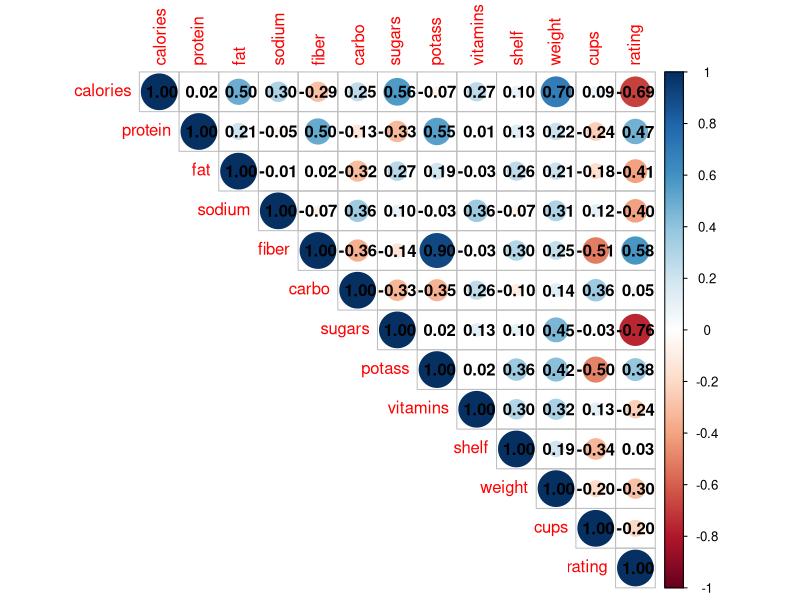

Reproduce this figure in R.
################################
################################

# FINAL RECAP SHEET
# DATA SET: Nutrition data on cereal products
# 
# by Chan Le, 16.06.2020 edited by HZ 26.06.23
# remember: there is usually more than one way to write code, depending on if you attached the data or not for example, if your code looks slightly different but you get the same result you are doing fine"
# Link to data set description:
# https://www.kaggle.com/crawford/80-cereals

################################
################################

#---------------------------------------------------------------------------####
# Load the data
#---------------------------------------------------------------------------####

# Run these lines to load necessary packages and data

  # set your working directory for this session and 
  # Load the data 

  cereal <- read.csv("cereal_format.csv", sep = ",") 
  
  # Coerce some variables to the right data format
  cereal$rating <- as.numeric(cereal$rating)
  cereal$fiber <- as.numeric(cereal$fiber)
  cereal$carbo <- as.numeric(cereal$carbo)
  cereal$shelf <- as.factor(cereal$shelf)


#---------------------------------------------------------------------------####
# Overview, descriptive Statistics, and basic plots
#---------------------------------------------------------------------------####

# Take a look at the whole data set


# Call the first 5 rows in the data set


# Look at the structure of the data set


# Look at the summary of the data set


# Plot a histogram of the sodium amount in all cereal brands


# Plot a box plot of the sugar amount in all cereal brands


# if you used attached you do not need "cereal$" same is true for "data = cereal" throughout this script
# alternative code:

  
# Plot 2 box plots of potassium and sodium amount in one plot


# Plot box plots of sugars amount among different manufacturers


# Plot a scatter plot of sugars and ratings for all cereal brands


#---------------------------------------------------------------------------####
# Chi-Squared test
#---------------------------------------------------------------------------####

# Whether cereal brand from a specific manufacturer would affect its placing on
# the shelf

# Print out contingency table

# Conduct chi-squared test

  

# Can you draw a conclusion?

# exclude manufacturer A and R and perform chisq.test on reduced data (more complex commands from your cheat sheet!)

#---------------------------------------------------------------------------####
# Correlation Matrix - Visualization
#---------------------------------------------------------------------------####

# This time we are working with the object cerealNutri. It should only contain the 
# nutrient contents of the cereal brands and their ratings.
#try to create this dataframe based on the object "cereal"
#backup plan, load new data

#create subset without "name, mfr, type"
#multiple ways of doing this

  
# Or  load the data if you did not succeed
cerealNutri <- read.csv("cereal_num.csv", sep = ",") 


# We have a lot of continuous variables in the data. It's worthwhile to have a 
# look at the correlation matrix to see the relationships among them.


# here you can try and visualize a correlation matrix for a better overview.
# You can install the package corrplot using the following command (need only
# once, delete the hashtag before install.packages)
  
install.packages("corrplot")
corrplot::corrplot(cor(cerealNutri), addCoef.col = "black", type = "upper")

# Some correlations are pretty strong. Let's confirm them with a correlation test.
# Correlation test between the sugar portion and the rating:

# Correlation test between the fiber portion and the rating:


# Do you meet the preconditions for the tests?


# transform fiber or use a different method


# Spearman correlation


# Can you draw a conclusion?

#---------------------------------------------------------------------------####
# ANOVA & Post-Hoc
#---------------------------------------------------------------------------####

# New data set "growth" Crawley (2007) The R book.Imperial College London at Silwood Park, UK
# A factorial experiment has two or more factors, each with two or more levels, 
# plus replication for each combination of factors levels. 
# Our example comes from a farm-scale trial of animal diets. 
# There are two factors: diet and supplement. 
# Diet is a factor with three levels: barley, oats and wheat. 
# Supplement is a factor with four levels: agrimore, control, supergain and supersupp. 
# The response variable is weight gain after 6 weeks.

# Load the data


# Inspect the data



# Visualise gain by diet and supplement


# There seems to be difference in gain by supplement and
# diet, confirm this with an ANOVA test:


# Let's look at the summary output of the test:


# Simplify the model if necessary


# did you meet preconditions of the test


# It is significant. So we can call for a post-hoc test:


# Can you draw a conclusion?
# which diet and which supplement would you recommend to the farmer?
# look at the boxplot, which has the highest gain?
# is it significant different from the lower gain?
